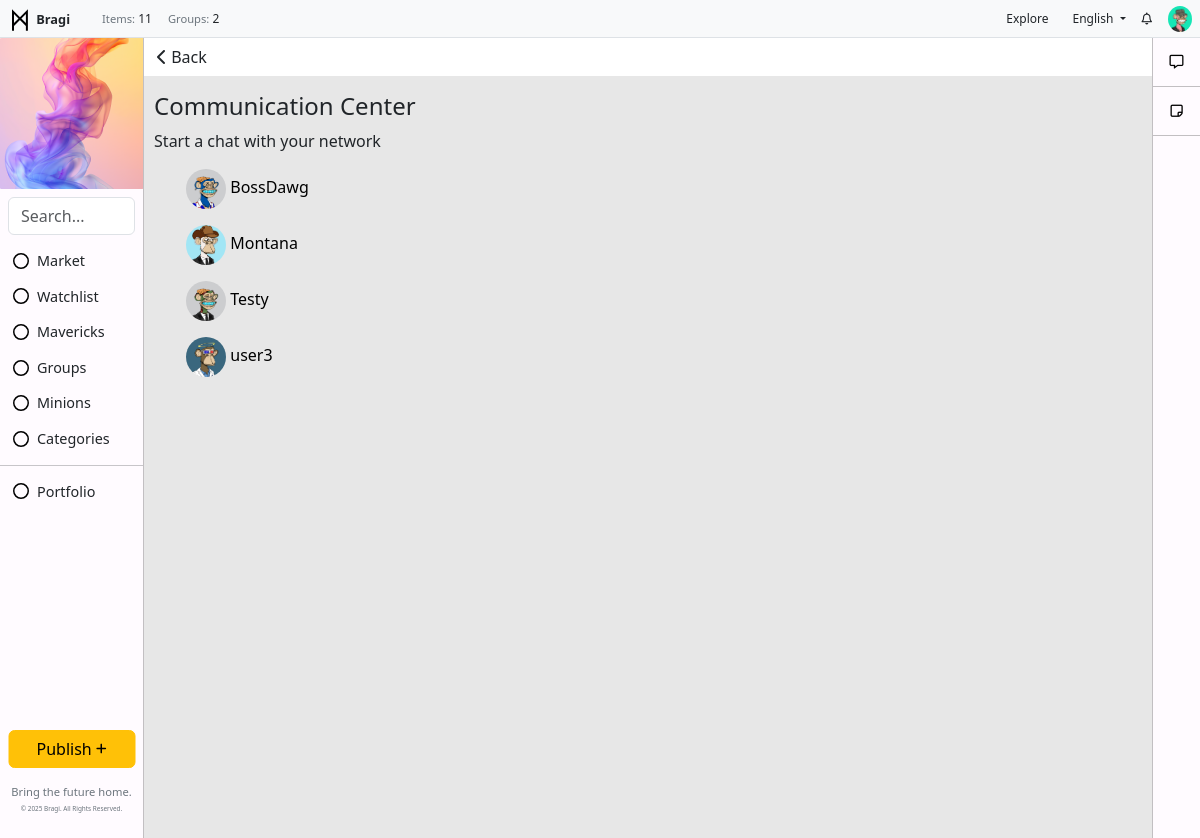
Page /chat/ (signed in) on the committed database.
### users/models.py (models this page shows, shortened)
class UserProfile(models.Model):
    user = models.OneToOneField(User, on_delete=models.CASCADE)
    bio = models.TextField(blank=True, null=True)  # Bio field
    profile_picture = models.ImageField(upload_to='profile_pictures/', null=True, blank=True)  # Profile picture
    location = models.CharField(max_length=255, blank=True, null=True)  # New location field

### toolbar/models.py (models this page shows, shortened)
class ToolbarAd(models.Model):  # Separate model for the toolbar's external image
    name = models.CharField(max_length=100, blank=True, null=True)
    alt_text = models.CharField(max_length=200, blank=True, null=True)  # Alt text for the image
    image = models.ImageField(upload_to='toolbar_images/', blank=True, null=True)  # Image upload field
    url = models.URLField(max_length=200, blank=True, null=True)  # Use URLField for link
    visible = models.BooleanField(default=True)

class ToolbarItem(models.Model):
    icon = models.FileField(upload_to='toolbar_images/', blank=True, null=True)  # Image upload field
    name = models.CharField(max_length=100)
    url = models.CharField(max_length=200, blank=True, null=True)
    order = models.IntegerField(default=0)
    visible = models.BooleanField(default=True)
    class Meta:
        ordering = ['order']

class UsersItem(models.Model):
    name = models.CharField(max_length=255)
    icon = models.FileField(upload_to='toolbar_images/', blank=True, null=True)  # Image upload field
    description = models.TextField(blank=True, null=True)
    visible = models.BooleanField(default=True)

### followers/models.py (models this page shows, shortened)
class Follow(models.Model):
    follower = models.ForeignKey(
        settings.AUTH_USER_MODEL,
        related_name='following',
        on_delete=models.CASCADE
    )
    followed = models.ForeignKey(
        settings.AUTH_USER_MODEL,
        related_name='followers',
        on_delete=models.CASCADE
    )
    created_at = models.DateTimeField(auto_now_add=True)
    class Meta:
        unique_together = ('follower', 'followed')  # Ensure a user can't follow the same user multiple times

### chat/views.py (the view)
# urls.py: path('', views.communication_center, name='communication_center'),
@login_required
def communication_center(request):
    following = Follow.objects.filter(follower=request.user).select_related('followed')
    for follow in following:
        follow.followed.profile_picture_url = (
            follow.followed.userprofile.profile_picture.url if follow.followed.userprofile.profile_picture else None
        )
    return render(request, "chat/communication_center.html", {"following": following})

### backend/context_processors.py (called while the page is built)
def published_posts_count(request):
    count = Post.objects.filter(status='published').count()
    return {'published_posts_count': count}

def toolbar_items(request):
    return {
        'toolbar_items': ToolbarItem.objects.filter(visible=True),
        'toolbar_ad': ToolbarAd.objects.filter(visible=True).first(),
        'toolbar_user_items': UsersItem.objects.filter(visible=True),  # Plural name for consistency
    }

def group_count(request):
    return {'group_count': Group.objects.count()}

### chat/templates/chat/communication_center.html
{% extends "base.html" %}
{% block content %}
<div class="text-left" style="position: sticky; top: 0; margin: 0; padding: 0; background-color: #ffffff; border-bottom: 1px solid var(--navbar-border-color);">
    <button onclick="window.history.back();" class="btn">
        <i class="fa-solid fa-chevron-left"></i> Back
    </button>
</div>
<div style="padding: 16px 1%;">
    <h4>Communication Center</h4>
    <p>Start a chat with your network</p>
    <ul style="list-style: none;">
        {% for follow in following %}
        <li class="my-3">
            <a href="{% url 'chat_thread' follow.followed.id %}" style="text-decoration: none; color: black;">
                <img src="{% if follow.followed.userprofile.profile_picture %}{{ follow.followed.userprofile.profile_picture.url }}{% else %}/static/img/circle-user-regular.svg{% endif %}"
     alt="{{ follow.followed.username }}'s profile picture"
     style="width: 40px; height: 40px; border-radius: 50%;">
                {{ follow.followed.username }}
            </a>
        </li>
        {% empty %}
        <li>
            <p class="alert alert-warning">
                You are not following anyone yet! Grow your network to start communications.
            </p>
        </li>
        {% endfor %}
    </ul>
</div>
{% endblock %}

### templates/base.html (shortened to what this page needs)
{% load static %}
<!DOCTYPE html>
<html lang="en">
<head>
    <link href="https://cdn.jsdelivr.net/npm/bootstrap@5.3.0-alpha1/dist/css/bootstrap.min.css" rel="stylesheet">
    <link rel="stylesheet" href="https://cdnjs.cloudflare.com/ajax/libs/font-awesome/6.0.0-beta3/css/all.min.css">
    <link rel="stylesheet" href="{% static 'css/styles.css' %}">
</head>
<body>
    {% if user.is_authenticated %}
    <div class="container-fluid">
        <div class="row fixed-top px-2 py-0 bg-light border-bottom" style="height: 38px; z-index: 1000;">
            <div class="col-auto d-flex align-items-center">
                <a href="/" class="text-decoration-none">
                    <img src="{% static 'img/logo.svg' %}" alt="Icon" style="width: 24px; height: 24px; color: #000000;">
                    <span class="fw-semibold text-dark m-0" style="font-size: .8rem;">Bragi</span>
                </a>
            </div>
            <div class="col d-flex align-items-center">
                <ul class="navbar-nav d-flex flex-row m-0" style="font-size: 0.75rem;">
                    <li class="nav-item mx-2">
                        <p class="m-0"> <span class="text-secondary" style="font-size: .7rem;">Items:</span> {{ published_posts_count }}</p>
                    </li>
                    <li class="nav-item mx-2">
                        <p class="m-0"> <span class="text-secondary" style="font-size: .7rem;">Groups:</span> {{ group_count }}</p>
                    </li>
                </ul>
            </div>
            <div class="col d-flex justify-content-end align-items-center" style="height: 38px;">
                <ul class="navbar-nav d-flex flex-row m-0 align-items-center">
                    <li class="nav-item mx-2">
                        <a href="/" class="nav-link btn btn-warning py-1 px-2" style="font-size: 0.75rem;">Explore</a>
                    </li>
                    <li class="nav-item dropdown mx-2">
                        <a class="nav-link dropdown-toggle" id="dropdownMenuLink" role="button" data-bs-toggle="dropdown" aria-expanded="false" style="font-size: 0.75rem;">
                            English
                        </a>
                    </li>
                    <li class="nav-item mx-2">
                        <a href="{% url 'notifications_list' %}" class="nav-link text-decoration-none" style="color: inherit; text-decoration: none; font-size: 0.75rem;">
                            <i class="fa-regular fa-bell"></i>
                        </a>
                    </li>
                    <li class="nav-item dropdown" style="margin-left: 8px;">
                        <a href="#" class="nav-link" id="dropdownUser2" role="button" data-bs-toggle="dropdown" aria-expanded="false" style="padding: 3px 0;">
                            {% if request.user.is_authenticated and request.user.userprofile.profile_picture %}
                                <img src="{{ request.user.userprofile.profile_picture.url }}" alt="Profile Picture" class="rounded-circle" style="width: 24px; height: auto; object-fit: cover;">
                            {% else %}
                                <i class="fas fa-user-circle" style="width: 24px; height: 24px; object-fit: cover;"></i>
                            {% endif %}
                        </a>
                    </li>
                </ul>
            </div>
        </div>
            <div class="row" style="margin-top: 38px; position: relative; display: flex; height: 100vh;">
                <div class="col-auto" style="position: fixed; top: 38px; left: 0; bottom: 0; width: 144px; background-color: #FFFBFF; border-right: 1px solid #C2BFC2; margin: 0; padding: 0;">
                    {% if toolbar_ad %}
                    <div  style="display: flex; justify-content: center; align-items: center; overflow: hidden;">
                        {% if toolbar_ad.image %}
                            <a href="{{ toolbar_ad.url }}" target="_blank">
                                <img src="{{ toolbar_ad.image.url }}" alt="{{ toolbar_ad.alt_text }}">
                            </a>
                        {% else %}
                            <p>No toolbar image available.</p>
                        {% endif %}
                    </div>
                    {% else %}
                        <p>No toolbar ad found.</p>
                    {% endif %}
                    <form class="search-form m-2" method="get" action="{% url 'post_list' %}">
                        <input class="form-control" type="search" name="q" placeholder="Search..." aria-label="Search" value="{{ query|default:'' }}">
                    </form>
                    <ul class="list-unstyled">
                        <li class="nav-item">
                            <ul class="list-unstyled">
                                {% for item in toolbar_items %}
                                    {% if item.visible %}
                                        <li class="nav-item">
                                            <a href="{{ item.url }}" class="btn btn-toggle align-items-center" style="display: flex; align-items: center;">
                                                {% if item.icon %}
                                                <img src="{{ item.icon.url }}" alt="{{ item.name }} icon" class="icon-class" style="width: 16px; height: 16px; margin-right: 8px;">
                                                {% endif %}
                                                <span class="" style="font-size: .9rem;">{{ item.name }}</span>
                                            </a>
                                        </li>
                                    {% endif %}
                                {% endfor %}
                            </ul>
                        </li>
                        <li><hr class="my-2"></li>
                        <li class="nav-item">
                            <ul class="list-unstyled">
                                {% for toolbar_user_item in toolbar_user_items %}
                                    <li class="nav-item" style="text-decoration: none;">
                                        <a class="btn btn-toggle align-items-center" style="text-decoration: none; display: flex; align-items: center;" type="button" data-bs-toggle="collapse" data-bs-target="#collapse-{{ toolbar_user_item.id }}" aria-expanded="false" aria-controls="collapse-{{ toolbar_user_item.id }}">
                                            {% if toolbar_user_item.icon %}
                                                <img src="{{ toolbar_user_item.icon.url }}" alt="{{ toolbar_user_item.name }} icon" class="icon-class" style="width: 16px; height: 16px; margin-right: 8px;">
                                            {% endif %}
                                            <span class="" style="font-size: .9rem;">{{ toolbar_user_item.name }}</span>
                                        </a>
                                    </li>
                                {% endfor %}
                            </ul>
                        </li>
                    </ul>
                    <ul class="navbar-nav position-absolute bottom-0 start-50 translate-middle-x w-100 p-2">
                        <li class="nav-item mb-3">
                            <a href="{% url 'post_create' %}" class="btn btn-warning w-100">Publish <i class="fas fa-plus fa-xs"></i></a>
                        </li>
                        <li class="nav-item">
                            <p class="mb-0 text-center" style="font-size: 0.7rem; line-height: 1.5; color: #6c757d;">
                                Bring the future home.
                            </p>
                            <p class="text-center mt-1" style="color: #6c757d; font-size: 0.4rem;">
                                &copy; {% now "Y" %} Bragi. All Rights Reserved.
                            </p>
                        </li>
                    </ul>
                </div>
                <div class="col" style="padding: 0; margin-left: 144px; margin-right: 48px; background:rgb(231, 231, 231)">
                        {% block content %}{% endblock %}
                </div>
                <div class="col-auto" style="position: fixed; top: 38px; right: 0; bottom: 0; width: 48px; background-color: #FFFBFF; border-left: 1px solid #C2BFC2; margin: 0; padding: 0;">
                    <ul class="nav nav-flush flex-column text-center">
                        <li class="nav-item" style="border-bottom: 1px solid #C2BFC2; margin: 0; padding: 12px; ">
                            <a href="{% url 'communication_center' %}" style="color: #000000; margin: 0; padding: 0;" aria-current="page" title="Communication Center" data-bs-toggle="tooltip" data-bs-placement="right">
                                <i class="fa-regular fa-message fa-sm"></i>
                            </a>
                        </li>
                        <li class="nav-item" style="border-bottom: 1px solid #C2BFC2; margin: 0; padding: 12px; ">
                            <a href="{% url 'draft_posts' %}" style="color: #000000; margin: 0; padding: 0;" aria-current="page" title="Drafts" data-bs-toggle="tooltip" data-bs-placement="right">
                                <i class="fa-regular fa-note-sticky fa-sm"></i>
                            </a>
                        </li>
                    </ul>
                </div>
            </div>
    </div>
    {% endif %}
</body>
</html>

### static/css/styles.css (style rules this page uses)
.mb-3 { margin-bottom: 20px; }

### rows in the picture
ToolbarAd: image (picture)
ToolbarItem: icon (picture), name "Market"
ToolbarItem: icon (picture), name "Watchlist"
ToolbarItem: icon (picture), name "Mavericks"
ToolbarItem: icon (picture), name "Groups"
ToolbarItem: icon (picture), name "Minions"
ToolbarItem: icon (picture), name "Categories"
UsersItem: icon (picture), name "Portfolio"
Follow: followed.profile_picture (picture), followed.username "BossDawg"
Follow: followed.profile_picture (picture), followed.username "Montana"
Follow: followed.profile_picture (picture), followed.username "Testy"
Follow: followed.profile_picture (picture), followed.username "user3"

### other values in the picture
{{ published_posts_count }} "11"
{{ group_count }} "2"
